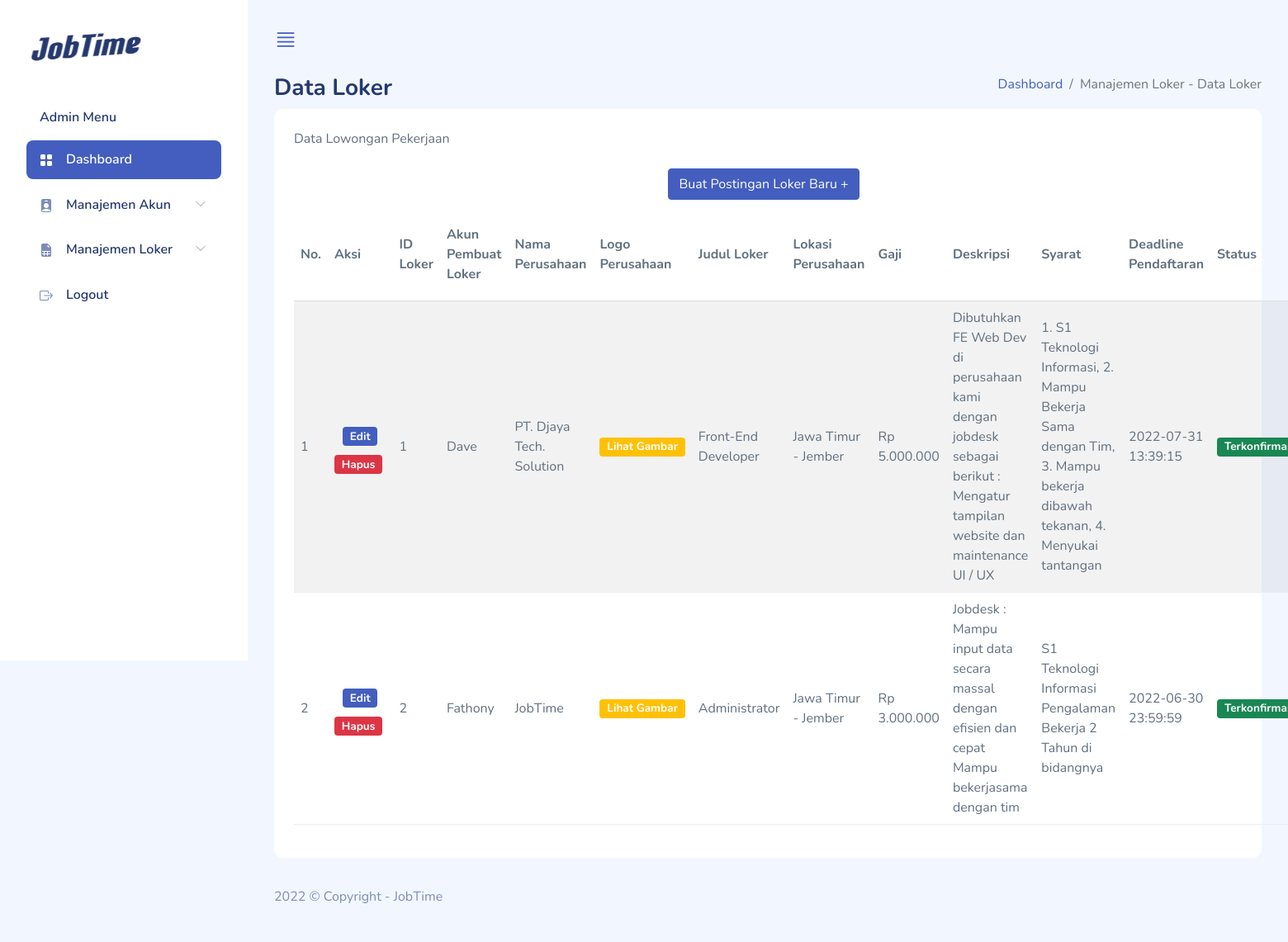
/index.php/admin/daftar_loker, run on the app's committed database.
### tables this page shows
CREATE TABLE `tb_jobs` (
  `id_jobs` int(10) NOT NULL,
  `id_user` int(10) NOT NULL,
  `id_jobs_status` int(1) NOT NULL,
  `logo` varchar(300) NOT NULL,
  `judul` varchar(100) NOT NULL,
  `perusahaan_nama` varchar(100) NOT NULL,
  `perusahaan_lokasi` varchar(100) NOT NULL,
  `gaji` int(30) DEFAULT NULL,
  `deskripsi` varchar(500) DEFAULT NULL,
  `syarat` varchar(500) DEFAULT NULL,
  `created_at` timestamp NOT NULL DEFAULT current_timestamp(),
  `updated_at` timestamp NULL DEFAULT current_timestamp(),
  `deadline` datetime NOT NULL,
  `link` varchar(500) NOT NULL
);

CREATE TABLE `tb_user` (
  `id_user` int(10) NOT NULL,
  `id_role` int(10) NOT NULL,
  `nama` varchar(100) NOT NULL,
  `email` varchar(100) NOT NULL,
  `password` varchar(100) NOT NULL,
  `no_hp` varchar(15) DEFAULT NULL,
  `tgl_lahir` date DEFAULT NULL,
  `jenis_kelamin` varchar(20) DEFAULT NULL,
  `foto` varchar(30) DEFAULT NULL,
  `provinsi` varchar(30) DEFAULT NULL,
  `kota` varchar(30) DEFAULT NULL,
  `kecamatan` varchar(30) DEFAULT NULL,
  `desa` varchar(30) DEFAULT NULL,
  `alamat` varchar(100) DEFAULT NULL,
  `created_at` timestamp NOT NULL DEFAULT current_timestamp(),
  `updated_at` timestamp NULL DEFAULT current_timestamp()
);

### application/controllers/Admin.php (called while the page is built, shortened)
<?php
class Admin extends CI_Controller
{
    function __construct()
    {
        $this->load->model('M_admin');
    }
    public function daftar_loker()
    {
        $data['title'] = 'Daftar Loker | JobTime';
        $data['data_user'] = $this->M_admin->data_user($this->session->userdata('id_user'));
        $data['daftar_loker'] = $this->M_admin->daftar_loker();
        $this->load->view('template/meta', $data);
        $this->load->view('template/sidebar', $data);
        $this->load->view('data-loker', $data);
    }
}

### index.php (called while the page is built, shortened)
<?php
require_once BASEPATH.'core/CodeIgniter.php';

### application/models/M_admin.php (called while the page is built, shortened)
<?php
class M_admin extends CI_Model
{
    function data_user($id_user)
    {
        $this->db->select('*');
        $this->db->from('tb_user u');
        $this->db->where('u.id_user', $id_user);
        $query = $this->db->get();
        return $query->row_array();
    }
    function daftar_loker()
    {
        $this->db->select('*');
        $this->db->from('tb_jobs');
        $this->db->join('tb_jobs_status', 'tb_jobs_status.id_jobs_status = tb_jobs.id_jobs_status');
        $this->db->join('tb_user', 'tb_jobs.id_user = tb_user.id_user');
        $query = $this->db->get();
        return $query->result_array();
    }
}

### application/views/data-loker.php (the view, shortened to what this page needs)
<div class="page-heading">
  <div class="page-title">
    <div class="row">
      <div class="col-12 col-md-6 order-md-1 order-last">
        <h3>Data Loker</h3>
      </div>
      <div class="col-12 col-md-6 order-md-2 order-first">
        <nav aria-label="breadcrumb" class="breadcrumb-header float-start float-lg-end">
          <ol class="breadcrumb">
            <li class="breadcrumb-item">
              <a href="<?= base_url('admin') ?>">Dashboard</a>
            </li>
            <li class="breadcrumb-item active" aria-current="page">
              Manajemen Loker - Data Loker
            </li>
          </ol>
        </nav>
      </div>
    </div>
  </div>
  <section class="section">
    <div class="card">
      <div class="card-header">Data Lowongan Pekerjaan</div>
      <div class="text-center">
        <div class="buttons">
          <a href="<?= base_url('admin/form_create_loker/') ?>" class="btn btn-primary">Buat Postingan Loker Baru +</a>
        </div>
      </div>
      <div class="card-body">
        <table class="table table-striped" id="table1">
          <thead>
            <tr>
              <th>No.</th>
              <th>Aksi</th>
              <th>ID Loker</th>
              <th>Akun Pembuat Loker</th>
              <th>Nama Perusahaan</th>
              <th>Logo Perusahaan</th>
              <th>Judul Loker</th>
              <th>Lokasi Perusahaan</th>
              <th>Gaji</th>
              <th>Deskripsi</th>
              <th>Syarat</th>
              <th>Deadline Pendaftaran</th>
              <th>Status</th>
            </tr>
          </thead>
          <tbody>
            <?php if (count($daftar_loker) > 0) { ?>
              <?php $no = 1;
              foreach ($daftar_loker as $d) {
              ?>
                <tr>
                  <td><?= $no++ ?></td>
                  <td>
                    <a href="<?= base_url('admin/edit_loker/' . $d['id_jobs']) ?>">
                      <span class="badge bg-primary" style="margin: 10px">Edit</span>
                    </a>
                    <a href="<?= base_url('admin/hapus_loker/' . $d['id_jobs']) ?>" onclick="return confirm('Yakin ingin menghapus data ini?')">
                      <span class="badge bg-danger">Hapus</span>
                    </a>
                  </td>
                  <td><?= $d['id_jobs'] ?></td>
                  <td><?= $d['nama'] ?></td>
                  <td><?= $d['perusahaan_nama'] ?></td>
                  <td> <a href="<?= base_url('assets/images/logo_perusahaan/') . $d['logo'] ?>">
                      <span class="badge bg-warning">Lihat Gambar</span>
                  </td></a>
                  <td><?= $d['judul'] ?></td>
                  <td><?= $d['perusahaan_lokasi'] ?></td>
                  <td><?= "Rp " . number_format($d['gaji'], 0, ',', '.'); ?></td>
                  <td><?= $d['deskripsi'] ?></td>
                  <td><?= $d['syarat'] ?></td>
                  <td><?= $d['deadline'] ?></td>
                  <td>
                    <?php if ($d['id_jobs_status'] == 1) { ?>
                      <span class="badge bg-warning">
                        Belum direview
                      </span>
                    <?php } elseif ($d['id_jobs_status'] == 2) { ?>
                      <span class="badge bg-success">
                        Terkonfirmasi
                      </span>
                    <?php } elseif ($d['id_jobs_status'] == 3) { ?>
                      <span class="badge bg-danger">
                        Kadaluarsa
                      </span>
                    <?php } ?>
                  </td>
                </tr>
              <?php } ?>
            <?php } ?>
          </tbody>
        </table>
      </div>
    </div>
  </section>
</div>
<footer>
  <div class="footer clearfix mb-0 text-muted">
    <div class="float-start">
      <p>2022 &copy; Copyright - JobTime</p>
    </div>
  </div>
</footer>
</div>
</div>
<?php $this->load->view('template/js') ?>
</body>
</html>

### application/views/template/meta.php (shortened to what this page needs)
<!DOCTYPE html>
<html lang="en">
<head>
    <link rel="stylesheet" href="<?= base_url('assets/css/') ?>bootstrap.css" />
    <link rel="stylesheet" href="<?= base_url('assets/vendors/') ?>iconly/bold.css" />
    <link rel="stylesheet" href="<?= base_url() ?>assets/vendors/simple-datatables/style.css" />
    <link rel="stylesheet" href="<?= base_url('assets/vendors/') ?>perfect-scrollbar/perfect-scrollbar.css" />
    <link rel="stylesheet" href="<?= base_url('assets/vendors/') ?>bootstrap-icons/bootstrap-icons.css" />
    <link rel="stylesheet" href="<?= base_url('assets/css/') ?>app.css" />
    <link rel="stylesheet" href="<?= base_url('assets/vendors/sweetalert/dist/sweetalert2.min.css') ?>">
</head>

### application/views/template/sidebar.php (shortened to what this page needs)
<body>
    <div id="app">
        <div id="sidebar" class="active">
            <div class="sidebar-wrapper active">
                <div class="sidebar-header">
                    <div class="d-flex justify-content-between">
                        <div class="logo">
                            <a href="index.html"><img src="<?= base_url('assets/images/') ?>logo/logo.png" alt="Logo" srcset="" /></a>
                        </div>
                    </div>
                </div>
                <div class="sidebar-menu">
                    <ul class="menu">
                        <li class="sidebar-title">Admin Menu</li>
                        <li class="sidebar-item active">
                            <a href="<?= base_url('admin') ?>" class="sidebar-link">
                                <i class="bi bi-grid-fill"></i>
                                <span>Dashboard</span>
                            </a>
                        </li>
                        <li class="sidebar-item has-sub">
                            <a href="#" class="sidebar-link">
                                <i class="bi bi-person-badge-fill"></i>
                                <span>Manajemen Akun</span>
                            </a>
                        </li>
                        <li class="sidebar-item has-sub">
                            <a href="#" class="sidebar-link">
                                <i class="bi bi-file-earmark-spreadsheet-fill"></i>
                                <span>Manajemen Loker</span>
                            </a>
                        </li>
                        <li class="sidebar-item">
                            <a href="<?= base_url('admin/logout') ?>" class="sidebar-link">
                                <i class="bi bi-box-arrow-right"></i>
                                <span>Logout</span>
                            </a>
                        </li>
                    </ul>
                </div>
            </div>
        </div>
        <div id="main">
            <header class="mb-3">
                <a href="#" class="burger-btn d-block">
                    <i class="bi bi-justify fs-3"></i>
                </a>
            </header>

### application/views/template/js.php (shortened to what this page needs)
</body>
</html>

### assets/css/app.css (style rules this page uses)
.btn.btn-danger,.btn.btn-info,.btn.btn-primary,.btn.btn-secondary,.btn.btn-success,.btn.btn-warning { color:#fff }
.buttons .btn { margin:0 10px 10px 0 }
.card { margin-bottom:2.2rem;border:none }
.card .card-header { border:none }
.card .card-header~.card-body { padding-top:0 }
.card .card-body { padding:1.5rem }
#sidebar.active .sidebar-wrapper { left:0 }
.sidebar-wrapper { width:300px;height:100vh;position:fixed;top:0;z-index:10;overflow-y:auto;background-color:#fff;bottom:0;transition:left .5s ease-out }
.sidebar-wrapper .sidebar-header { padding:2rem 2rem 1rem;font-size:2rem;font-weight:700 }
.sidebar-wrapper .sidebar-header img { height:3.0rem }
.sidebar-wrapper .menu { margin-top:2rem;padding:0 2rem;font-weight:600 }
.sidebar-wrapper .menu .sidebar-title { padding:0 1rem;margin:1.5rem 0 1rem;font-size:1rem;list-style:none;font-weight:600;color:#25396f }
.sidebar-wrapper .menu .sidebar-link { display:block;padding:.7rem 1rem;font-size:1rem;display:flex;align-items:center;border-radius:.5rem;transition:all .5s;text-decoration:none;color:#25396f }
.sidebar-wrapper .menu .sidebar-link i,.sidebar-wrapper .menu .sidebar-link svg { color:#7c8db5 }
.sidebar-wrapper .menu .sidebar-link span { margin-left:1rem }
.sidebar-wrapper .menu .sidebar-item { list-style:none;margin-top:.5rem;position:relative }
.sidebar-wrapper .menu .sidebar-item.has-sub .sidebar-link:after { position:absolute;color:#ccc;right:15px;top:12px;display:block }
.sidebar-wrapper .menu .sidebar-item.active .sidebar-link { background-color:#435ebe }
.sidebar-wrapper .menu .sidebar-item.active .sidebar-link span { color:#fff }
.sidebar-wrapper .menu .sidebar-item.active .sidebar-link i,.sidebar-wrapper .menu .sidebar-item.active .sidebar-link svg { fill:#fff;color:#fff }
.dataTable-table td,.dataTable-table thead th,.table td,.table thead th { vertical-align:middle }
.dataTable-table:not(.table-borderless) thead th,.table:not(.table-borderless) thead th { border-bottom:1px solid #dedede!important }
.bi { width:1rem;height:1rem }
.burger-btn { display:none }
#main { margin-left:300px;padding:2rem }
.page-heading { margin:0 0 2rem }
.page-heading h3 { font-weight:700 }
a { text-decoration:none }

### data on the page
tb_jobs: id_jobs "1", id_user.nama "Dave", perusahaan_nama "PT. Djaya Tech. Solution", judul "Front-End Developer", perusahaan_lokasi "Jawa Timur - Jember", gaji "5.000.000", deskripsi "Dibutuhkan FE Web Dev di perusahaan kami dengan jobdesk sebagai berikut : Mengatur tampilan website dan maintenance UI / UX", syarat "1. S1 Teknologi Informasi, 2. Mampu Bekerja Sama dengan Tim, 3. Mampu bekerja dibawah tekanan, 4. Menyukai tantangan", deadline "2022-07-31 13:39:15"
tb_jobs: id_jobs "2", id_user.nama "Fathony", perusahaan_nama "JobTime", judul "Administrator", perusahaan_lokasi "Jawa Timur - Jember", gaji "3.000.000", deskripsi "Jobdesk : Mampu input data secara massal dengan efisien dan cepat Mampu bekerjasama dengan tim", syarat "S1 Teknologi Informasi Pengalaman Bekerja 2 Tahun di bidangnya", deadline "2022-06-30 23:59:59"
